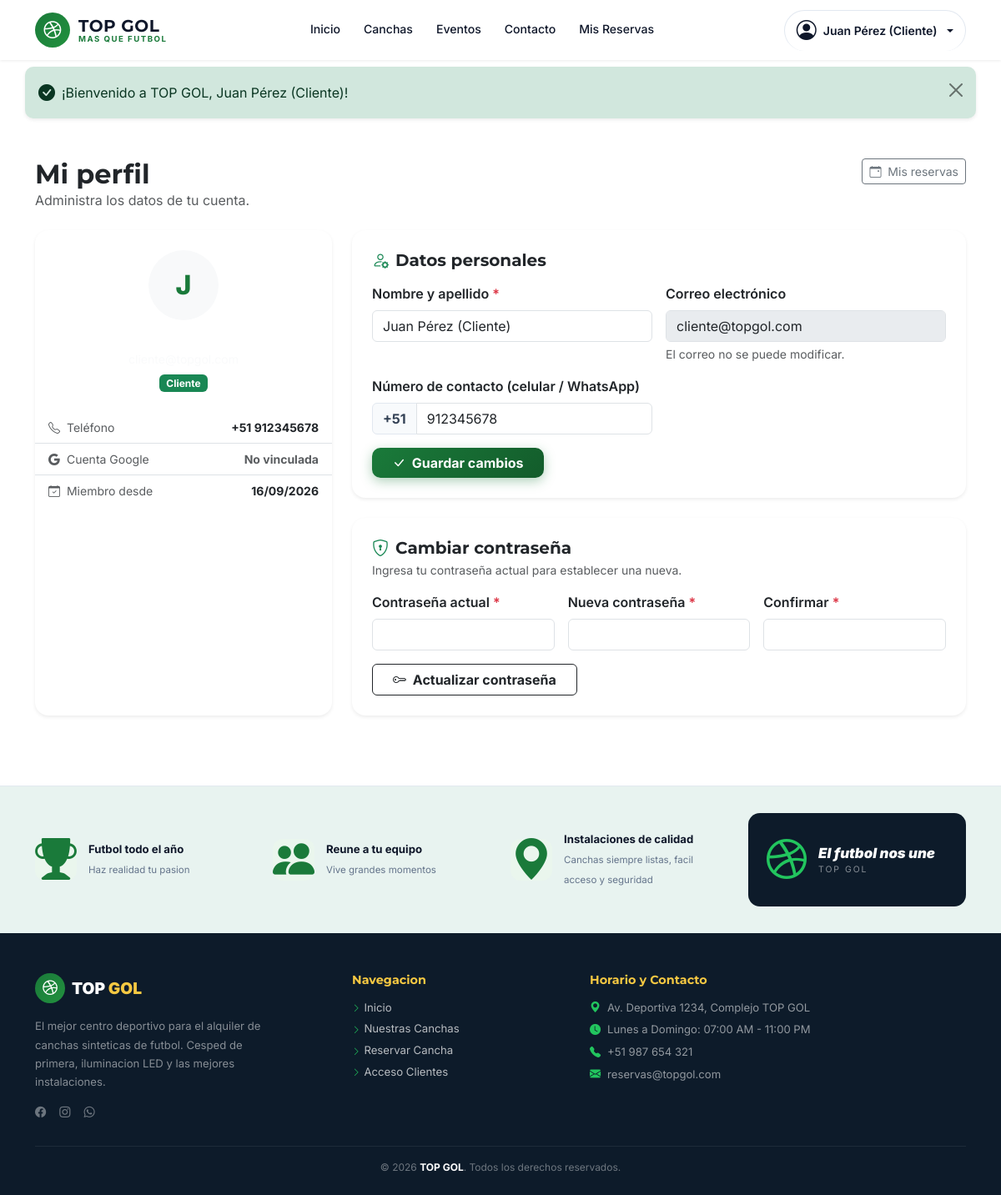
Screenshot of /perfil (signed in) with the database file from the repository.
### tables this page shows
CREATE TABLE `usuarios` (
  `id` INT NOT NULL AUTO_INCREMENT,
  `nombre` VARCHAR(100) NOT NULL,
  `email` VARCHAR(100) NOT NULL,
  `password` VARCHAR(255) DEFAULT NULL,
  `telefono` VARCHAR(20) DEFAULT NULL,
  `rol` ENUM('admin', 'cliente') NOT NULL DEFAULT 'cliente',
  `google_id` VARCHAR(255) DEFAULT NULL,
  `avatar` VARCHAR(500) DEFAULT NULL,
  `created_at` TIMESTAMP NOT NULL DEFAULT CURRENT_TIMESTAMP,
  `updated_at` TIMESTAMP NOT NULL DEFAULT CURRENT_TIMESTAMP ON UPDATE CURRENT_TIMESTAMP,
  PRIMARY KEY (`id`),
  UNIQUE KEY `idx_usuario_email` (`email`),
  UNIQUE KEY `idx_usuario_google_id` (`google_id`)
);

### app/Views/usuarios/perfil.php (the view, shortened to what the rows shown need)
<?php
$tienePassword = !empty($usuario['password']);
$esGoogle = !empty($usuario['google_id']);
$avatar = (string)($usuario['avatar'] ?? '');
$rolLbl = ($usuario['rol'] ?? 'cliente') === 'admin' ? 'Administrador' : 'Cliente';
$desde = isset($usuario['created_at']) ? date('d/m/Y', strtotime((string)$usuario['created_at'])) : '—';
?>
<div class="container py-4">
    <div class="d-flex align-items-start justify-content-between gap-3 flex-wrap mb-4">
        <div>
            <h1 class="h2 fw-bold text-dark mb-0">Mi perfil</h1>
            <p class="text-muted mb-0">Administra los datos de tu cuenta.</p>
        </div>
        <a href="<?= url('/mis-reservas') ?>" class="btn btn-outline-secondary btn-sm">
            <i class="bi bi-calendar-event me-1"></i> Mis reservas
        </a>
    </div>
    <div class="row g-4">
        <div class="col-lg-4">
            <div class="card shadow-sm border-0 rounded-4 overflow-hidden h-100">
                <div class="bg-topgol-dark text-center p-4">
                    <?php if ($avatar): ?>
                        <img src="<?= htmlspecialchars($avatar) ?>" alt="Avatar" class="rounded-circle mb-2" style="width:84px;height:84px;object-fit:cover;border:3px solid var(--tg-gold);">
                    <?php else: ?>
                        <span class="d-inline-flex align-items-center justify-content-center rounded-circle bg-light mb-2" style="width:84px;height:84px;font-size:2rem;font-weight:800;color:var(--tg-green);">
                            <?= htmlspecialchars(mb_strtoupper(mb_substr((string)$usuario['nombre'], 0, 1))) ?>
                        </span>
                    <?php endif; ?>
                    <h5 class="fw-bold text-white mb-1"><?= htmlspecialchars((string)$usuario['nombre']) ?></h5>
                    <div class="small text-light opacity-75"><?= htmlspecialchars((string)$usuario['email']) ?></div>
                    <span class="badge mt-2 <?= ($usuario['rol'] ?? '') === 'admin' ? 'text-dark' : 'bg-success' ?>" <?= ($usuario['rol'] ?? '') === 'admin' ? 'style="background:var(--tg-gold);"' : '' ?>><?= $rolLbl ?></span>
                </div>
                <ul class="list-group list-group-flush small">
                    <li class="list-group-item d-flex justify-content-between">
                        <span class="text-muted"><i class="bi bi-telephone me-1"></i> Teléfono</span>
                        <strong><?= htmlspecialchars((string)($usuario['telefono'] ?? '—') ?: '—') ?></strong>
                    </li>
                    <li class="list-group-item d-flex justify-content-between">
                        <span class="text-muted"><i class="bi bi-google me-1"></i> Cuenta Google</span>
                        <strong class="<?= $esGoogle ? 'text-success' : 'text-muted' ?>"><?= $esGoogle ? 'Vinculada' : 'No vinculada' ?></strong>
                    </li>
                    <li class="list-group-item d-flex justify-content-between">
                        <span class="text-muted"><i class="bi bi-calendar-check me-1"></i> Miembro desde</span>
                        <strong><?= htmlspecialchars($desde) ?></strong>
                    </li>
                </ul>
            </div>
        </div>
        <div class="col-lg-8">
            <div class="card shadow-sm border-0 rounded-4 mb-4">
                <div class="card-body p-4">
                    <h5 class="fw-bold mb-3"><i class="bi bi-person-gear me-2 text-success"></i>Datos personales</h5>
                    <form action="<?= url('/perfil/actualizar') ?>" method="POST" class="needs-validation" novalidate>
                        <div class="row g-3">
                            <div class="col-md-6">
                                <label for="nombre" class="form-label fw-semibold">Nombre y apellido <span class="text-danger">*</span></label>
                                <input type="text" class="form-control" id="nombre" name="nombre" value="<?= htmlspecialchars((string)$usuario['nombre']) ?>" minlength="3" required>
                            </div>
                            <div class="col-md-6">
                                <label for="email" class="form-label fw-semibold">Correo electrónico</label>
                                <input type="email" class="form-control" id="email" value="<?= htmlspecialchars((string)$usuario['email']) ?>" disabled readonly>
                                <div class="form-text">El correo no se puede modificar.</div>
                            </div>
                            <div class="col-md-6">
                                <label for="telefono" class="form-label fw-semibold">Número de contacto (celular / WhatsApp)</label>
                                <div class="input-group">
                                    <span class="input-group-text" style="background:#f8fafc; font-weight:700; color:#334155; border-color:#e2e8f0;">+51</span>
                                    <input type="tel" class="form-control" id="telefono" name="telefono" value="<?= htmlspecialchars(preg_replace('/^\+51\s*/', '', (string)($usuario['telefono'] ?? ''))) ?>" placeholder="987 654 321">
                                </div>
                            </div>
                        </div>
                        <button type="submit" class="btn btn-topgol fw-bold mt-3 px-4">
                            <i class="bi bi-check-lg me-1"></i> Guardar cambios
                        </button>
                    </form>
                </div>
            </div>
            <div class="card shadow-sm border-0 rounded-4">
                <div class="card-body p-4">
                    <h5 class="fw-bold mb-1"><i class="bi bi-shield-lock me-2 text-success"></i>Cambiar contraseña</h5>
                    <p class="text-muted small mb-3">
                        <?= $tienePassword ? 'Ingresa tu contraseña actual para establecer una nueva.' : 'Tu cuenta usa solo Google. Define una contraseña para también ingresar con correo y clave.' ?>
                    </p>
                    <form action="<?= url('/perfil/password') ?>" method="POST" class="needs-validation" novalidate>
                        <div class="row g-3">
                            <?php if ($tienePassword): ?>
                                <div class="col-md-4">
                                    <label for="password_actual" class="form-label fw-semibold">Contraseña actual <span class="text-danger">*</span></label>
                                    <input type="password" class="form-control" id="password_actual" name="password_actual" required>
                                </div>
                            <?php endif; ?>
                            <div class="col-md-4">
                                <label for="password_nueva" class="form-label fw-semibold">Nueva contraseña <span class="text-danger">*</span></label>
                                <input type="password" class="form-control" id="password_nueva" name="password_nueva" minlength="6" required>
                            </div>
                            <div class="col-md-4">
                                <label for="password_confirm" class="form-label fw-semibold">Confirmar <span class="text-danger">*</span></label>
                                <input type="password" class="form-control" id="password_confirm" name="password_confirm" minlength="6" required>
                            </div>
                        </div>
                        <button type="submit" class="btn btn-outline-dark fw-bold mt-3 px-4">
                            <i class="bi bi-key me-1"></i> Actualizar contraseña
                        </button>
                    </form>
                </div>
            </div>
        </div>
    </div>
</div>

### app/Core/Router.php (shortened to what the rows shown need)
<?php
class Router {
    private array $rutas = [
        'GET'  => [],
        'POST' => []
    ];
    private function registrar(string $metodo, string $ruta, string $accion, array $middlewares): void {
        $rutaNormalizada = '/' . trim($ruta, '/');
        preg_match_all('/\{([a-zA-Z0-9_]+)\}/', $rutaNormalizada, $matches);
        $nombresParametros = $matches[1] ?? [];
        $regex = preg_replace('/\{[a-zA-Z0-9_]+\}/', '([^/]+)', $rutaNormalizada);
        $regexFinal = '#^' . $regex . '$#';
        $this->rutas[$metodo][] = [
            'ruta'        => $rutaNormalizada,
            'regex'       => $regexFinal,
            'accion'      => $accion,
            'params'      => $nombresParametros,
            'middlewares' => $middlewares
        ];
    }
    public function dispatch(): void {
        $metodo = $_SERVER['REQUEST_METHOD'] ?? 'GET';
        $uri = $this->obtenerRutaActual();
        foreach ($this->rutas[$metodo] as $rutaInfo) {
            if (preg_match($rutaInfo['regex'], $uri, $matches)) {
                array_shift($matches);
                $this->ejecutarAccion($rutaInfo['accion'], $matches);
                return;
            }
        }
    }
    private function obtenerRutaActual(): string {
        if (!empty($_GET['url']) && $_GET['url'] !== 'index.php') {
            $uri = '/' . trim((string)$_GET['url'], '/');
            return $uri === '//' ? '/' : $uri;
        }
        $requestUri = $_SERVER['REQUEST_URI'] ?? '/';
        $requestUri = preg_replace('#^/public(/|$)#', '$1', $requestUri);
        $requestUri = preg_replace('#^/index\.php(/|$)#', '$1', $requestUri);
        $uri = '/' . trim($requestUri, '/');
        return $uri === '//' ? '/' : $uri;
    }
    private function ejecutarAccion(string $accion, array $params): void {
        [$controladorNombre, $metodo] = explode('@', $accion);
        $controlador = new $claseCompleta();
        call_user_func_array([$controlador, $metodo], $params);
    }
}

### app/Views/layout/header.php (shortened to what the rows shown need)
<?php declare(strict_types=1);
$usuarioActual = currentUser();
$esAdmin = isAdmin();
$loggedIn = isLoggedIn();
$reqPath = parse_url($_SERVER['REQUEST_URI'] ?? '/', PHP_URL_PATH) ?? '/';
$rutaActual = '/' . trim($reqPath, '/');
$navActive = static function (string ...$rutas) use ($rutaActual): string {
    foreach ($rutas as $r) {
        $r = '/' . trim($r, '/');
        if ($r === '//') {
            $r = '/';
        }
        if ($r === '/') {
            if ($rutaActual === '/') {
                return 'active';
            }
        } elseif ($rutaActual === $r || str_starts_with($rutaActual, $r . '/')) {
            return 'active';
        }
    }
    return '';
};
?>
<!DOCTYPE html>
<html lang="es">
<head>
    <link href="https://cdn.jsdelivr.net/npm/bootstrap@5.3.2/dist/css/bootstrap.min.css" rel="stylesheet">
    <link rel="stylesheet" href="https://cdn.jsdelivr.net/npm/bootstrap-icons@1.11.2/font/bootstrap-icons.css">
    <link rel="stylesheet" href="<?= url('assets/css/style.css') ?>">
</head>
<body>
<nav class="navbar navbar-topgol navbar-expand-lg">
    <div class="container">
        <a class="navbar-brand" href="<?= url('/') ?>">
            <div class="brand-logo-wrap">
                <i class="bi bi-dribbble"></i>
            </div>
            <div class="brand-name">
                <span class="tg-main">TOP GOL</span>
                <span class="tg-sub">Mas que futbol</span>
            </div>
        </a>
        <div class="collapse navbar-collapse" id="navTopgol">
            <ul class="navbar-nav mx-auto mb-2 mb-lg-0">
                <li class="nav-item">
                    <a class="nav-link <?= $navActive('/') ?>" href="<?= url('/') ?>">Inicio</a>
                </li>
                <li class="nav-item">
                    <a class="nav-link <?= $navActive('/canchas', '/cancha') ?>" href="<?= url('/canchas') ?>">Canchas</a>
                </li>
                <li class="nav-item">
                    <a class="nav-link <?= $navActive('/eventos', '/evento') ?>" href="<?= url('/eventos') ?>">Eventos</a>
                </li>
                <li class="nav-item">
                    <a class="nav-link <?= $navActive('/contacto') ?>" href="<?= url('/contacto') ?>">Contacto</a>
                </li>
                <?php if ($loggedIn && !$esAdmin): ?>
                    <li class="nav-item">
                        <a class="nav-link <?= $navActive('/mis-reservas') ?>" href="<?= url('/mis-reservas') ?>">Mis Reservas</a>
                    </li>
                <?php endif; ?>
            </ul>
            <div class="d-flex align-items-center gap-2">
                <?php if ($loggedIn): ?>
                    <div class="dropdown">
                        <button class="btn-nav-user nav-link dropdown-toggle d-flex align-items-center gap-2" type="button" data-bs-toggle="dropdown">
                            <?php if (!empty($usuarioActual['avatar'])): ?>
                                <img src="<?= htmlspecialchars($usuarioActual['avatar']) ?>" alt="Avatar" class="rounded-circle" style="width:32px;height:32px;object-fit:cover;">
                            <?php else: ?>
                                <i class="bi bi-person-circle fs-4"></i>
                            <?php endif; ?>
                            <span><?= htmlspecialchars($usuarioActual['nombre'] ?? 'Usuario') ?></span>
                        </button>
                    </div>
                <?php else: ?>
                    <a href="<?= url('/login') ?>" class="btn-nav-login">
                        <i class="bi bi-person"></i> Iniciar sesion
                    </a>
                <?php endif; ?>
            </div>
        </div>
    </div>
</nav>
<?php $flashHtml = renderFlashMessages(); ?>
<?php if ($flashHtml): ?>
<div class="flash-container container">
    <?= $flashHtml ?>
</div>
<?php endif; ?>
<main class="main-content">

### rows the page displays
usuarios: nombre "Juan Pérez (Cliente)", nombre "J", rol "Cliente", telefono "+51 912345678", created_at "16/09/2026", email "cliente@topgol.com", telefono "912345678"

### other values shown
$mensaje "¡Bienvenido a TOP GOL, Juan Pérez (Cliente)!"
